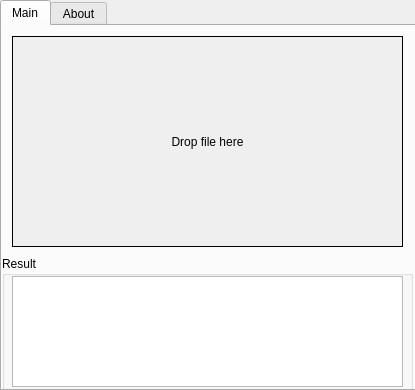
<?xml version="1.0" encoding="UTF-8"?>
<ui version="4.0">
 <class>Form</class>
 <widget class="QWidget" name="Form">
  <property name="geometry">
   <rect>
    <x>0</x>
    <y>0</y>
    <width>415</width>
    <height>390</height>
   </rect>
  </property>
  <property name="windowTitle">
   <string>pyzxing-GUI</string>
  </property>
  <widget class="QTabWidget" name="tabWidget">
   <property name="geometry">
    <rect>
     <x>0</x>
     <y>0</y>
     <width>421</width>
     <height>391</height>
    </rect>
   </property>
   <property name="currentIndex">
    <number>0</number>
   </property>
   <property name="iconSize">
    <size>
     <width>26</width>
     <height>16</height>
    </size>
   </property>
   <widget class="QWidget" name="mainPage">
    <attribute name="title">
     <string>Main</string>
    </attribute>
    <widget class="QGroupBox" name="resultGroupBox">
     <property name="geometry">
      <rect>
       <x>0</x>
       <y>230</y>
       <width>411</width>
       <height>141</height>
      </rect>
     </property>
     <property name="title">
      <string>Result</string>
     </property>
     <widget class="QTextEdit" name="resultText">
      <property name="geometry">
       <rect>
        <x>10</x>
        <y>20</y>
        <width>391</width>
        <height>111</height>
       </rect>
      </property>
      <property name="autoFillBackground">
       <bool>false</bool>
      </property>
     </widget>
    </widget>
    <widget class="QLabel" name="imageLabel">
     <property name="geometry">
      <rect>
       <x>10</x>
       <y>10</y>
       <width>391</width>
       <height>211</height>
      </rect>
     </property>
     <property name="acceptDrops">
      <bool>true</bool>
     </property>
     <property name="layoutDirection">
      <enum>Qt::LeftToRight</enum>
     </property>
     <property name="autoFillBackground">
      <bool>true</bool>
     </property>
     <property name="frameShape">
      <enum>QFrame::Box</enum>
     </property>
     <property name="text">
      <string>Drop file here</string>
     </property>
     <property name="textFormat">
      <enum>Qt::PlainText</enum>
     </property>
     <property name="scaledContents">
      <bool>false</bool>
     </property>
     <property name="alignment">
      <set>Qt::AlignCenter</set>
     </property>
     <property name="wordWrap">
      <bool>false</bool>
     </property>
     <property name="openExternalLinks">
      <bool>false</bool>
     </property>
    </widget>
   </widget>
   <widget class="QWidget" name="aboutPage">
    <attribute name="title">
     <string>About</string>
    </attribute>
    <widget class="QTextBrowser" name="textBrowser">
     <property name="geometry">
      <rect>
       <x>80</x>
       <y>40</y>
       <width>256</width>
       <height>192</height>
      </rect>
     </property>
     <property name="autoFillBackground">
      <bool>true</bool>
     </property>
     <property name="styleSheet">
      <string notr="true"/>
     </property>
     <property name="frameShape">
      <enum>QFrame::NoFrame</enum>
     </property>
     <property name="frameShadow">
      <enum>QFrame::Plain</enum>
     </property>
     <property name="html">
      <string>&lt;!DOCTYPE HTML PUBLIC &quot;-//W3C//DTD HTML 4.0//EN&quot; &quot;http://www.w3.org/TR/REC-html40/strict.dtd&quot;&gt;
&lt;html&gt;&lt;head&gt;&lt;meta name=&quot;qrichtext&quot; content=&quot;1&quot; /&gt;&lt;style type=&quot;text/css&quot;&gt;
p, li { white-space: pre-wrap; }
&lt;/style&gt;&lt;/head&gt;&lt;body style=&quot; font-family:'SimSun'; font-size:9pt; font-weight:400; font-style:normal;&quot;&gt;
&lt;p align=&quot;center&quot; style=&quot; margin-top:0px; margin-bottom:0px; margin-left:0px; margin-right:0px; -qt-block-indent:0; text-indent:0px;&quot;&gt;&lt;a href=&quot;https://github.com/ChenjieXu/pyzxing-GUI&quot;&gt;&lt;span style=&quot; text-decoration: underline; color:#0000ff;&quot;&gt;pyzxing-GUI&lt;/span&gt;&lt;/a&gt; Version:v0.1&lt;/p&gt;
&lt;p align=&quot;center&quot; style=&quot;-qt-paragraph-type:empty; margin-top:0px; margin-bottom:0px; margin-left:0px; margin-right:0px; -qt-block-indent:0; text-indent:0px;&quot;&gt;&lt;br /&gt;&lt;/p&gt;
&lt;p align=&quot;center&quot; style=&quot; margin-top:0px; margin-bottom:0px; margin-left:0px; margin-right:0px; -qt-block-indent:0; text-indent:0px;&quot;&gt;Backend: &lt;a href=&quot;https://github.com/ChenjieXu/pyzxing&quot;&gt;&lt;span style=&quot; text-decoration: underline; color:#0000ff;&quot;&gt;pyzxing&lt;/span&gt;&lt;/a&gt; Version:v0.3.3&lt;/p&gt;
&lt;p align=&quot;center&quot; style=&quot;-qt-paragraph-type:empty; margin-top:0px; margin-bottom:0px; margin-left:0px; margin-right:0px; -qt-block-indent:0; text-indent:0px;&quot;&gt;&lt;br /&gt;&lt;/p&gt;
&lt;p align=&quot;center&quot; style=&quot; margin-top:0px; margin-bottom:0px; margin-left:0px; margin-right:0px; -qt-block-indent:0; text-indent:0px;&quot;&gt;&lt;span style=&quot; color:#ff0000;&quot;&gt;Coded by:&lt;/span&gt; &lt;a href=&quot;https://github.com/ChenjieXu&quot;&gt;&lt;span style=&quot; text-decoration: underline; color:#0000ff;&quot;&gt;Chenjie Xu&lt;/span&gt;&lt;/a&gt;&lt;/p&gt;&lt;/body&gt;&lt;/html&gt;</string>
     </property>
     <property name="openExternalLinks">
      <bool>true</bool>
     </property>
     <property name="openLinks">
      <bool>true</bool>
     </property>
    </widget>
   </widget>
  </widget>
 </widget>
 <resources/>
 <connections/>
</ui>
